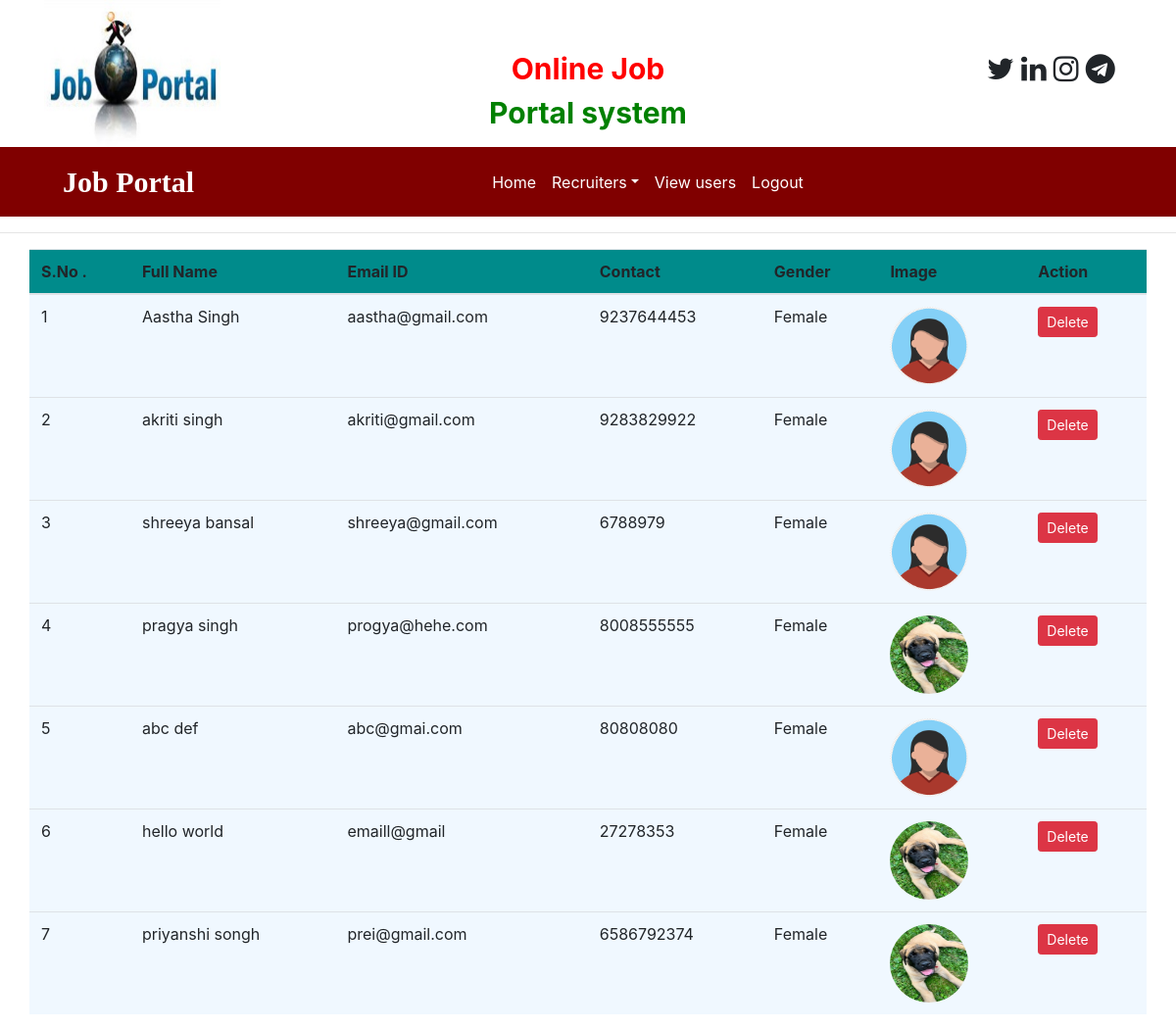
The app's page /view_users (signed in), older data.
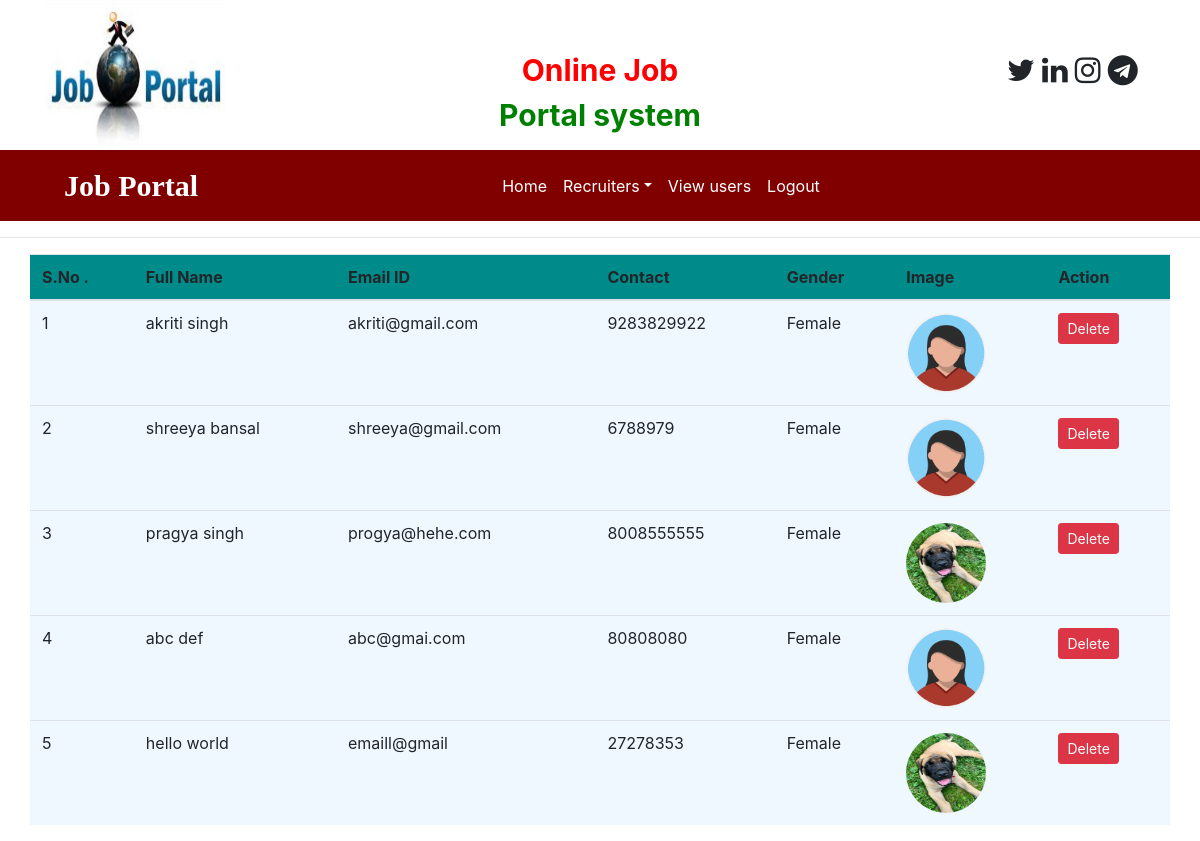
The same page, newer data.
### job/models.py (models this page shows, shortened)
class StudentUser(models.Model):
    user = models.ForeignKey(User,on_delete=models.CASCADE)
    mobile = models.CharField(max_length=10,null=True)
    image = models.FileField(null=True)
    gender = models.CharField(max_length=10,null=True)
    type = models.CharField(max_length=15,null=True)

### job/views.py (the view)
# urls.py: path('view_users', view_users, name="view_users"),
def view_users(request):
    if not request.user.is_authenticated:
        return redirect('admin_login')
    data = StudentUser.objects.all()
    d = {'data':data}
    return render(request,'view_users.html',d)

### job/templates/view_users.html
{% load static %}
{% block body %}
{% include 'admin_navigation.html' %}
<hr>
<table class="table table-hover container" id="example">
    <thead>
    <tr style = "background-color : 008B8B">
        <th>S.No .</th>
        <th>Full Name</th>
        <th>Email ID</th>
        <th>Contact</th>
        <th>Gender</th>
        <th>Image</th>
        <th>Action</th>
    </tr>
    </thead>
    <tbody>
    {% for i in data %}
    <tr style = "background-color : F0F8FF">
        <td>{{forloop.counter}}</td>
        <td>{{i.user.first_name}} {{i.user.last_name}}</td>
        <td>{{i.user.username}}</td>
        <td>{{i.mobile}}</td>
        <td>{{i.gender}}</td>
        <td><img src="{{i.image.url}}" style="width:80px ; height : 80px ; border-radius:50%"></td>
        <td><a href="{% url 'delete_user' i.id %}" class="btn btn-danger btn-sm" onclick="return confirm('Are you sure?')">Delete</a></td>
    </tr>
    {% endfor %}
    </tbody>
</table>
{% endblock %}

### job/templates/admin_navigation.html (shortened to what this page needs)
<html>
<head>
    {% load static %}
  <link rel="stylesheet" href="https://cdn.jsdelivr.net/npm/bootstrap@4.6.2/dist/css/bootstrap.min.css">
    <link rel="stylesheet" href="https://cdnjs.cloudflare.com/ajax/libs/font-awesome/4.7.0/css/font-awesome.min.css">
</head>
<body>
<div class="container">
    <div class="row">
        <div class="col-sm-3">
            <img src="{% static 'images/jobportal.jpeg' %}" style="width:180px; height:150px">
        </div>
        <div class="col-sm-6 mt-5 text-center">
            <span style = "font-weight : bold ; font-size : 30px">
                <span style = "color : red">Online Job</span><br>
                <span style = "color : green">Portal system</span>
            </span>
        </div>
        <div class="col-sm-3 mt-5" style = "padding-left : 10%">
            <span style = "font-weight:bold ; font-size : 30px">
                <span><i class="fa fa-twitter pl-2"></i></span>
                <span><i class="fa fa-linkedin"></i></span>
                <span><i class="fa fa-instagram"></i></span>
                <span><i class="fa fa-telegram"></i></span>
            </span>
        </div>
    </div>
</div>
<nav class="navbar navbar-expand-sm" style="background-color : maroon">
    <a class="navbar-brand text-white pl-5 font-weight-bold" style="font-family:'Monotype Corsival'; font-size:30px">Job Portal</a>
<ul class="navbar-nav">
    <li class="nav-item">
        <a class="nav-link" href="{%url 'admin_home' %}" style="margin-left:280px">Home</a>
    </li>
    <li class="nav-item dropdown">
        <a class="nav-link dropdown-toggle" href="#" data-toggle="dropdown">Recruiters</a>
    </li>
     <li class="nav-item">
        <a class="nav-link" href="{% url 'view_users' %}">View users</a>
     </li>
     <li class="nav-item">
        <a class="nav-link" href="{%url 'Logout' %}">Logout</a>
    </li>
</ul>
</nav>
</body>
</html>

### job/templates/admin_navigation.html (style rules this page uses)
.nav-link { color : white !important }

Row changes from the older to the newer data that the page shows:
removed StudentUser: user.first_name "Aastha", user.last_name "Singh", user.username "aastha@gmail.com", mobile "9237644453", gender "Female", image (picture)
removed StudentUser: user.first_name "priyanshi", user.last_name "songh", user.username "prei@gmail.com", mobile "6586792374", gender "Female", image (picture)
